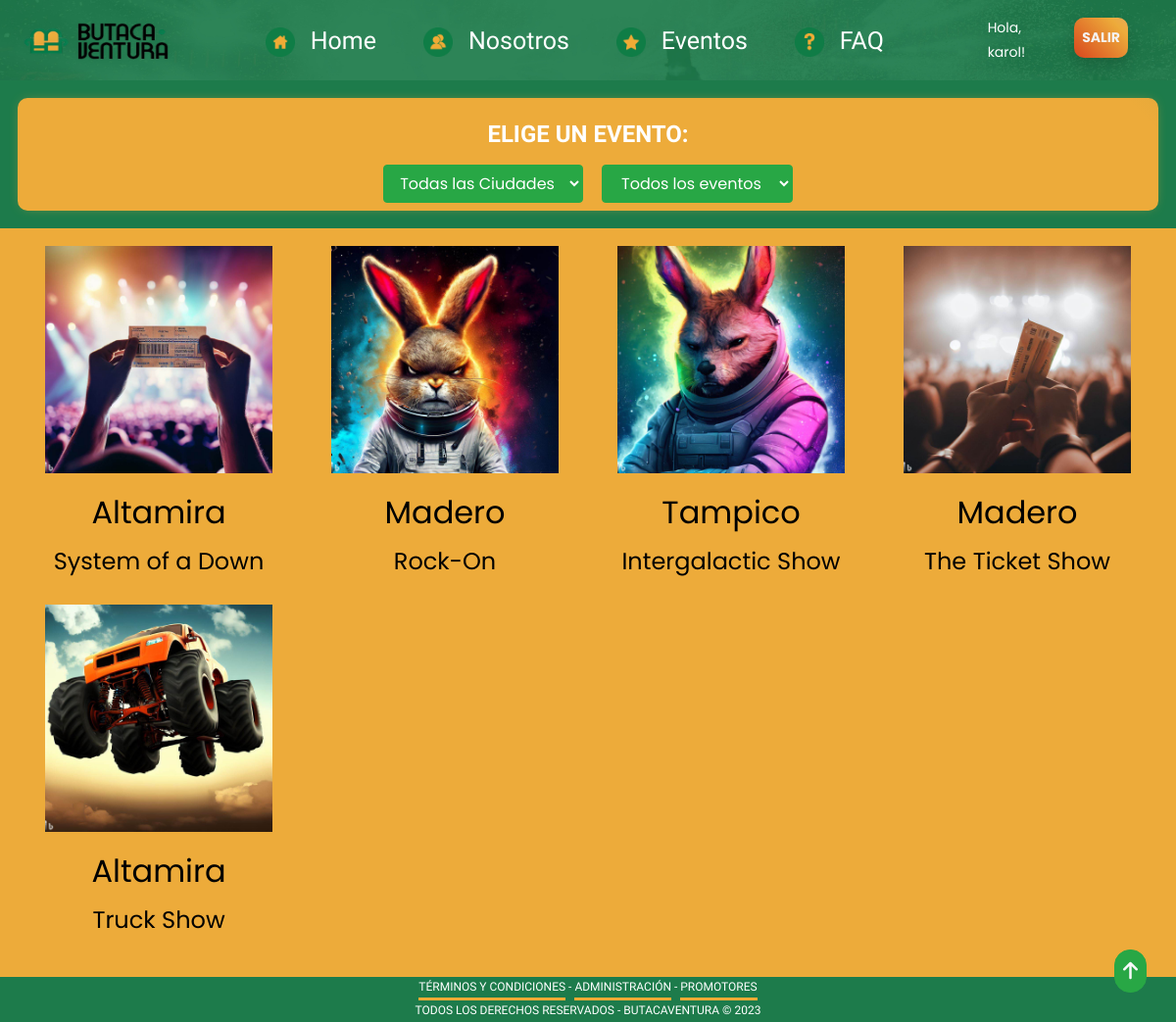
/dashboard_user/ (signed in), run on the app's committed database.
### users/models.py (models this page shows, shortened)
class CustomUser(AbstractUser):
    user_id = models.CharField(max_length=20, primary_key=True, unique=True)
    birthday = models.DateField(auto_now=False, auto_now_add=False, null=True, blank=True)
    address = models.CharField(max_length=150, null=True)
    telephone = models.CharField(max_length=150, null=True)
    city = models.ForeignKey(City, on_delete=models.CASCADE, null=True, blank=True)
    state = models.ForeignKey(State, on_delete=models.CASCADE, null=True, blank=True)
    auth_age = models.BooleanField(default=False, blank=True)
    send_mail = models.BooleanField(default=False, blank=True)
    terms_conds = models.BooleanField(default=False, blank=True)
    status = models.CharField(max_length=50, null=True, blank=True)

class City(models.Model):
    name = models.CharField(max_length=50)
    def __str__(self):
        return self.name

### butaca/models.py (models this page shows, shortened)
class Event(models.Model):
    event_id = models.CharField(max_length=20, primary_key=True, unique=True)
    min_img = models.ImageField(default='', upload_to='event_galery', blank=True)
    bann_img = models.ImageField(default='', upload_to='event_galery', blank=True)
    bck_img = models.ImageField(default='', upload_to='event_galery', blank=True, null=True)
    name = models.CharField(max_length=50)
    date = models.DateField(auto_now=False, auto_now_add=False, null=True)
    location = models.CharField(max_length=50)
    state = models.ForeignKey(State, on_delete=models.CASCADE, null=True)
    city = models.ForeignKey(City, on_delete=models.CASCADE, null=True)
    country = models.ForeignKey(Country, on_delete=models.CASCADE, null=True)
    ticket_price = models.CharField(max_length=50, null=True)
    ticket_charge = models.CharField(max_length=50, null=True)
    ticket_level = models.CharField(max_length=50, null=True)
    url = models.CharField(max_length=50, null=True)
    min_price = models.CharField(max_length=50, null=True)
    max_price = models.CharField(max_length=50, null=True)
    active = models.BooleanField(default=False)
    promoter = models.ForeignKey(settings.AUTH_USER_MODEL, on_delete=models.CASCADE, related_name='promoter', null=True, blank=True)

### butaca/views.py (the view)
# urls.py: path('dashboard_user/', DashboardUser.as_view(), name='dashboard_user'),
class DashboardUser(LoginRequiredMixin, TemplateView):
    template_name = 'butaca/dashboard_user.html'
    def get_context_data(self, **kwargs):
        context = super().get_context_data(**kwargs)
        context["events"] = Event.objects.filter(active=True)
        active_cities = Event.objects.filter(active=True).values_list('city__name', flat=True).distinct()
        print(active_cities)
        context["cities"] = City.objects.filter(name__in=active_cities)
        return context

### butaca/templates/butaca/dashboard_user.html (shortened to what this page needs)
{% extends 'base_dashboard_user.html' %}
{% block content %}
{% load static %}
<div style="background-color: #1D7B4B;" class="p-2">
    <div class="text-center button-87">
        <p class="text-center my-2 eventfont">Elige un evento:</p>
        <select id="searchCityInput" class="btn btn-success me-2">
            <option value="">Todas las Ciudades</option>
        </select>
        <select id="searchEventInput" class="btn btn-success ms-2">
            <option value="">Todos los eventos</option>
        </select>
    </div>
</div>
<div class="row container-fluid p-3 mx-auto" style="background-color: #EDAB3A;" id="eventList">
    {% for event in events  %}
    <div class="col-lg-3 col-md-4 event-item mb-3">
        <a href="{% url 'event_detail_user' event.event_id %}"><div class="container mb-3"> <img src="{{ event.min_img.url }}" alt="Logo" class="d-inline-block align-text-top w-100"> </div></a>
        <h2 class="text-center mt-2">{{ event.city }}</h2>
        <h4 class="text-center mt-2">{{ event.name }}</h4>
    </div>
    {% endfor %}
</div>
<button class="btn btn-success overflow-button px-2 rounded-4 scrollToTopButton"><h5 class="m-auto text-light">
    <i class="fa-solid fa-arrow-up"></i></h5>
</button>
{% endblock content %}

### templates/base_dashboard_user.html (shortened to what this page needs)
<!DOCTYPE html>
<html lang="es">
{% load static %}
<head>
    <link href="https://cdn.jsdelivr.net/npm/bootstrap@5.3.0/dist/css/bootstrap.min.css" rel="stylesheet">
    <link rel="stylesheet" href="https://cdnjs.cloudflare.com/ajax/libs/font-awesome/6.4.0/css/all.min.css">
    <link rel="stylesheet" href="{% static 'css/main.css' %}"/>
    <link rel="stylesheet" href="{% static 'css/style.css' %}"/>
</head>
<body>
<div class='bg'>
<nav class="navbar navbar-expand-lg p-2">
    <div class="container-fluid">
      <a class="navbar-brand" href="{% url 'home' %}">
          <img src="{% static 'images/logo_nav.png' %}" alt="Logo" width="150" height="40" class="d-inline-block align-text-top">
      </a>
      <div class="collapse navbar-collapse" id="navbarNav">
        <ul class="navbar-nav justify-content-center w-100">
          <li class="nav-item">
            <a class="nav-link nav-changer mx-3" aria-current="page" href="{% url 'home' %}"><i><img src="{% static 'images/icono_home.png' %}" width="30" height="30" class="d-inline-block me-3"></i>Home</a>
          </li>
          <li class="nav-item">
            <a class="nav-link nav-changer mx-3" href="#"><i><img src="{% static 'images/icono_nosotros.png' %}" width="30" height="30" class="d-inline-block me-3"></i>Nosotros</a>
          </li>
          <li class="nav-item">
            <a class="nav-link nav-changer mx-3" href="#"><i><img src="{% static 'images/icono_eventos.png' %}" width="30" height="30" class="d-inline-block me-3"></i>Eventos</a>
          </li>
          <li class="nav-item">
            <a class="nav-link nav-changer mx-3" href="#"><i><img src="{% static 'images/icono_pregunta.png' %}" width="30" height="30" class="d-inline-block me-3"></i>FAQ</a>
          </li>
        </ul>
        <ul class="navbar-nav d-flex">
          {% if user.is_authenticated %}
          {% if user.status == "admin" %}
          <li class="nav-item px-3">
            <a href="{% url 'dashboard' %}" class="nav-link active text-white" >Hola, {{ user.username|default:'Guest' }}!</a>
          </li>
          {% elif user.status == "Promotor" %}
          <li class="nav-item px-3">
            <a href="{% url 'dashboard_promoter' %}" class="nav-link active text-white" >Hola, {{ user.username|default:'Guest' }}!</a>
          </li>
          {% else %}
          <li class="nav-item px-3">
            <a href="{% url 'dashboard_user' %}" class="nav-link active text-white" >Hola, {{ user.username|default:'Guest' }}!</a>
          </li>
          {% endif %}
          <li class="nav-item px-3">
          <a class="nav-link button-88 shadow" role="button" href="{% url 'logout' %}">Salir</a>
          {% else %}
          <li class="mx-2"><a class="nav-link button-87 shadow" role="button" href="{% url 'register' %}">Registro</a></li>
          <li class="mx-2"><a class="nav-link button-87 shadow" role="button" href="{% url 'login' %}">Ingresar</a></li>
          {% endif %}
              </ul>
      </div>
    </div>
</nav>
</div>
  {% block content %}{% endblock content %}
</body>
<footer>
<div class="backgroundhome termsfont text-center">
  <a href="/terminosycondiciones/" style="color:#ffffff; border-bottom: 3px solid #efab35; display: inline-block;">
    TÉRMINOS Y CONDICIONES
  </a>
  -
  <a href="/administracion_general/" style=" color:#ffffff; border-bottom: 3px solid #efab35; display: inline-block;">
    ADMINISTRACIÓN
  </a>
  -
  <a href="/administracion_general/" style=" color:#ffffff; border-bottom: 3px solid #efab35; display: inline-block;">
    PROMOTORES
  </a>
  <div class="">TODOS LOS DERECHOS RESERVADOS - BUTACAVENTURA
    © 2023
  </div>
</div>
</footer>

### static/css/main.css (style rules this page uses)
.button-87 { margin: 10px; padding: 8px 30px; text-align: center; text-transform: uppercase; transition: 0.5s; background-size: 200% auto; color: #ffffff; border-radius: 10px; display: block; border: 0px; font-weight: 700; box-shadow: 0px 0px 14px -7px #EDAB3A; background-image: linear-gradient(45deg, #EDAB3A 0%, #EDAB3A 51%, #1D7B4B 100%); cursor: pointer; user-select: none; -webkit-user-select: none; touch-action: manipulation; }
.button-88 { margin: 10px; padding: 8px 22px; text-align: center; text-transform: uppercase; transition: 0.5s; background-size: 200% auto; color: #f4f2f2; border-radius: 10px; display: block; border: 0px; font-weight: 700; box-shadow: 0px 0px 14px -7px #EDAB3A; background-image: linear-gradient(45deg, #d8461e 0%, #EDAB3A 51%, #e7acac 100%); cursor: pointer; user-select: none; -webkit-user-select: none; touch-action: manipulation; }
.nav-changer { color: #ffffff; font-size: 25px; font-family: 'Comfortaa', cursive; }
.termsfont { color: #ffffff; font-family: 'Comfortaa', sans-serif; font-size: 12px; }
.backgroundhome { background-color:#1D7B4B; color:#ffffff; }
.overflow-button { position: fixed; bottom: 30px; right: 30px; z-index: 9999; }
.eventfont { color: white; font-size: 24px; font-family: 'Comfortaa', sans-serif; }

### data on the page
CustomUser: username "karol"
Event: min_img (picture), city "Altamira", name "System of a Down"
Event: min_img (picture), city "Madero", name "Rock-On"
Event: min_img (picture), city "Tampico", name "Intergalactic Show"
Event: min_img (picture), city "Madero", name "The Ticket Show"
Event: min_img (picture), city "Altamira", name "Truck Show"
